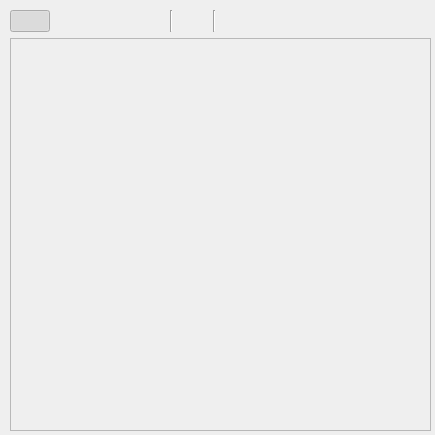
<?xml version="1.0" encoding="UTF-8"?>
<ui version="4.0">
 <class>LayerWindow</class>
 <widget class="QWidget" name="LayerWindow">
  <property name="geometry">
   <rect>
    <x>0</x>
    <y>0</y>
    <width>435</width>
    <height>435</height>
   </rect>
  </property>
  <property name="minimumSize">
   <size>
    <width>0</width>
    <height>100</height>
   </size>
  </property>
  <property name="windowTitle">
   <string>Tile窗口</string>
  </property>
  <property name="windowIcon">
   <iconset resource="orion2.qrc">
    <normaloff>:/images/tile.png</normaloff>:/images/tile.png</iconset>
  </property>
  <widget class="QWidget" name="layoutWidget">
   <property name="geometry">
    <rect>
     <x>10</x>
     <y>10</y>
     <width>421</width>
     <height>421</height>
    </rect>
   </property>
   <layout class="QVBoxLayout" name="verticalLayout">
    <item>
     <layout class="QHBoxLayout" name="horizontalLayout">
      <property name="spacing">
       <number>0</number>
      </property>
      <item>
       <widget class="QPushButton" name="pointerpushButton">
        <property name="text">
         <string/>
        </property>
        <property name="icon">
         <iconset resource="orion2.qrc">
          <normaloff>:/images/pointer.png</normaloff>:/images/pointer.png</iconset>
        </property>
        <property name="iconSize">
         <size>
          <width>24</width>
          <height>24</height>
         </size>
        </property>
        <property name="checkable">
         <bool>true</bool>
        </property>
        <property name="checked">
         <bool>true</bool>
        </property>
        <property name="autoExclusive">
         <bool>true</bool>
        </property>
        <property name="flat">
         <bool>true</bool>
        </property>
       </widget>
      </item>
      <item>
       <widget class="QPushButton" name="penpushButton">
        <property name="text">
         <string/>
        </property>
        <property name="icon">
         <iconset resource="orion2.qrc">
          <normaloff>:/images/pen.png</normaloff>:/images/pen.png</iconset>
        </property>
        <property name="iconSize">
         <size>
          <width>24</width>
          <height>24</height>
         </size>
        </property>
        <property name="checkable">
         <bool>true</bool>
        </property>
        <property name="autoExclusive">
         <bool>true</bool>
        </property>
        <property name="flat">
         <bool>true</bool>
        </property>
       </widget>
      </item>
      <item>
       <widget class="QPushButton" name="rectpushButton">
        <property name="text">
         <string/>
        </property>
        <property name="icon">
         <iconset resource="orion2.qrc">
          <normaloff>:/images/rect.png</normaloff>:/images/rect.png</iconset>
        </property>
        <property name="iconSize">
         <size>
          <width>24</width>
          <height>24</height>
         </size>
        </property>
        <property name="checkable">
         <bool>true</bool>
        </property>
        <property name="autoExclusive">
         <bool>true</bool>
        </property>
        <property name="flat">
         <bool>true</bool>
        </property>
       </widget>
      </item>
      <item>
       <widget class="QPushButton" name="delpushButton">
        <property name="text">
         <string/>
        </property>
        <property name="icon">
         <iconset resource="orion2.qrc">
          <normaloff>:/images/eraser.png</normaloff>:/images/eraser.png</iconset>
        </property>
        <property name="iconSize">
         <size>
          <width>24</width>
          <height>24</height>
         </size>
        </property>
        <property name="checkable">
         <bool>true</bool>
        </property>
        <property name="autoExclusive">
         <bool>true</bool>
        </property>
        <property name="flat">
         <bool>true</bool>
        </property>
       </widget>
      </item>
      <item>
       <widget class="Line" name="line">
        <property name="orientation">
         <enum>Qt::Vertical</enum>
        </property>
       </widget>
      </item>
      <item>
       <widget class="QPushButton" name="collisionpushButton">
        <property name="enabled">
         <bool>true</bool>
        </property>
        <property name="text">
         <string/>
        </property>
        <property name="icon">
         <iconset>
          <normaloff>:/images/addgroup.png</normaloff>:/images/addgroup.png</iconset>
        </property>
        <property name="iconSize">
         <size>
          <width>24</width>
          <height>24</height>
         </size>
        </property>
        <property name="checkable">
         <bool>false</bool>
        </property>
        <property name="autoExclusive">
         <bool>false</bool>
        </property>
        <property name="flat">
         <bool>true</bool>
        </property>
       </widget>
      </item>
      <item>
       <widget class="Line" name="line_2">
        <property name="orientation">
         <enum>Qt::Vertical</enum>
        </property>
       </widget>
      </item>
      <item>
       <widget class="QPushButton" name="zoominpushButton">
        <property name="enabled">
         <bool>true</bool>
        </property>
        <property name="text">
         <string/>
        </property>
        <property name="icon">
         <iconset resource="orion2.qrc">
          <normaloff>:/images/zoomin.png</normaloff>:/images/zoomin.png</iconset>
        </property>
        <property name="iconSize">
         <size>
          <width>24</width>
          <height>24</height>
         </size>
        </property>
        <property name="checkable">
         <bool>false</bool>
        </property>
        <property name="autoExclusive">
         <bool>false</bool>
        </property>
        <property name="flat">
         <bool>true</bool>
        </property>
       </widget>
      </item>
      <item>
       <widget class="QPushButton" name="zoomoutpushButton">
        <property name="text">
         <string/>
        </property>
        <property name="icon">
         <iconset resource="orion2.qrc">
          <normaloff>:/images/zoomout.png</normaloff>:/images/zoomout.png</iconset>
        </property>
        <property name="iconSize">
         <size>
          <width>24</width>
          <height>24</height>
         </size>
        </property>
        <property name="checkable">
         <bool>false</bool>
        </property>
        <property name="autoExclusive">
         <bool>false</bool>
        </property>
        <property name="flat">
         <bool>true</bool>
        </property>
       </widget>
      </item>
      <item>
       <spacer name="horizontalSpacer">
        <property name="orientation">
         <enum>Qt::Horizontal</enum>
        </property>
        <property name="sizeHint" stdset="0">
         <size>
          <width>40</width>
          <height>20</height>
         </size>
        </property>
       </spacer>
      </item>
     </layout>
    </item>
    <item>
     <widget class="QScrollArea" name="scrollArea">
      <property name="widgetResizable">
       <bool>true</bool>
      </property>
      <property name="alignment">
       <set>Qt::AlignLeading|Qt::AlignLeft|Qt::AlignTop</set>
      </property>
      <widget class="QWidget" name="scrollAreaWidgetContents">
       <property name="geometry">
        <rect>
         <x>0</x>
         <y>0</y>
         <width>417</width>
         <height>377</height>
        </rect>
       </property>
      </widget>
     </widget>
    </item>
   </layout>
  </widget>
 </widget>
 <resources>
  <include location="orion2.qrc"/>
 </resources>
 <connections/>
</ui>
